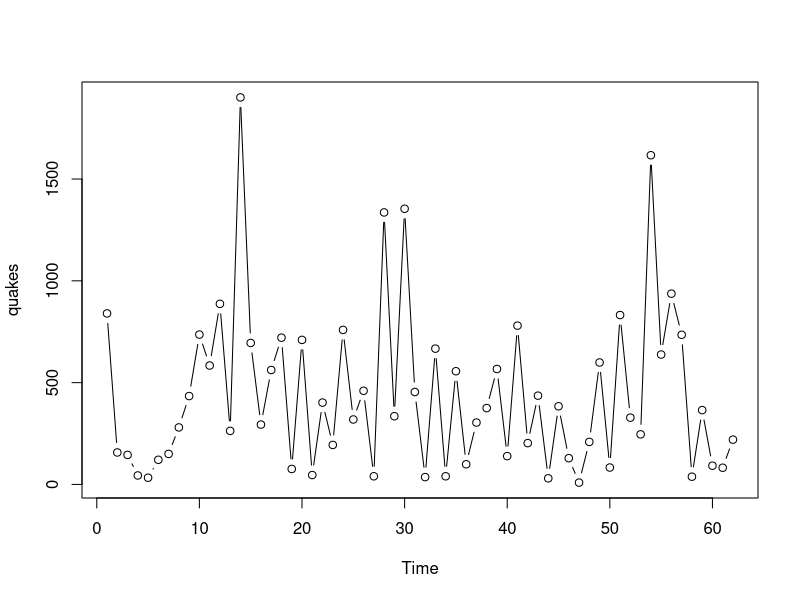
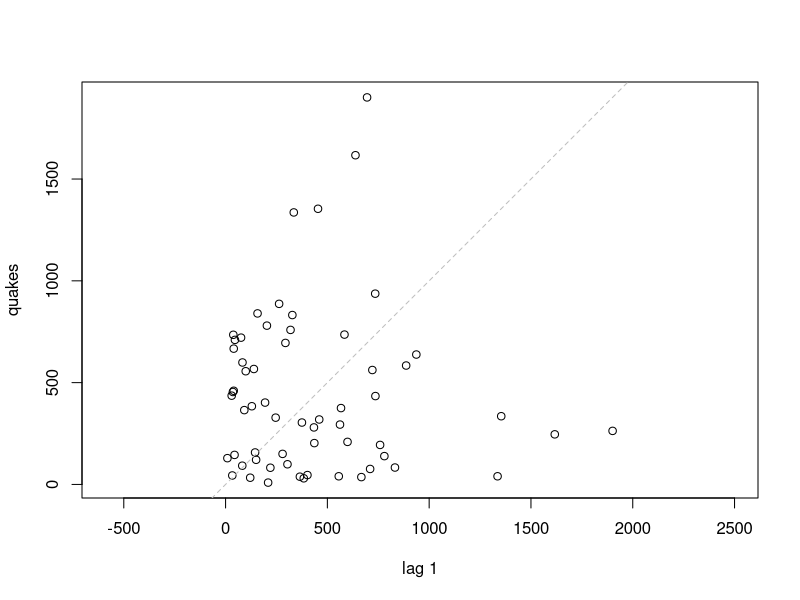
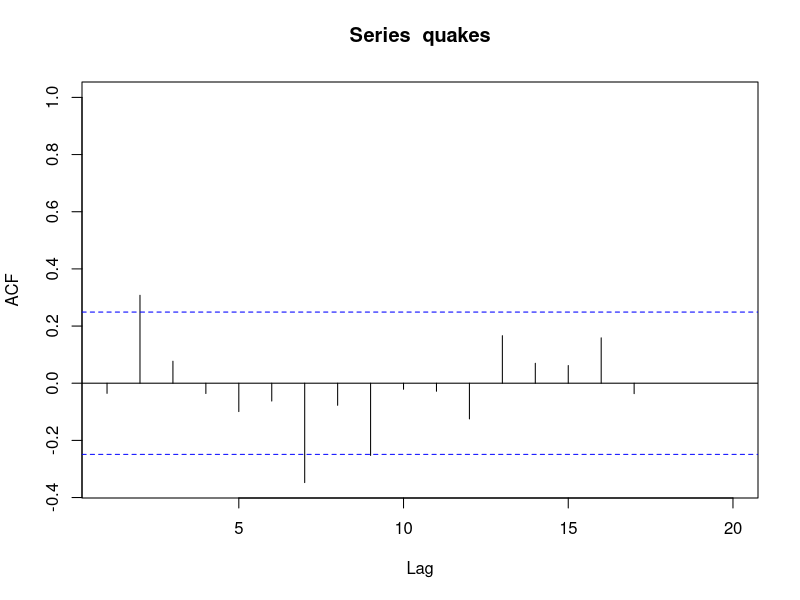

These figures' R source, in order:
## ---- chunk 1
knitr::opts_chunk$set(echo = TRUE)
## ---- chunk 2
library(tidyverse)
library(forecast)
## ---- chunk 3
my_quakes <- scan('data/quakes.txt')
head(my_quakes)
quakes = ts(my_quakes)
## ---- chunk 4
plot(quakes, type='b')
## ---- chunk 5
lag.plot(quakes, lags=1, do.lines=F)
## ---- chunk 6
acf(quakes, xlim=c(1,20))
## ---- chunk 7
quakes_lag1 <- lag(my_quakes, 1)

y = cbind(my_quakes, quakes_lag1)
ar1_lr <- lm(y[,1]~y[,2])
summary(ar1_lr)
## ---- chunk 8
print(y[,2])
